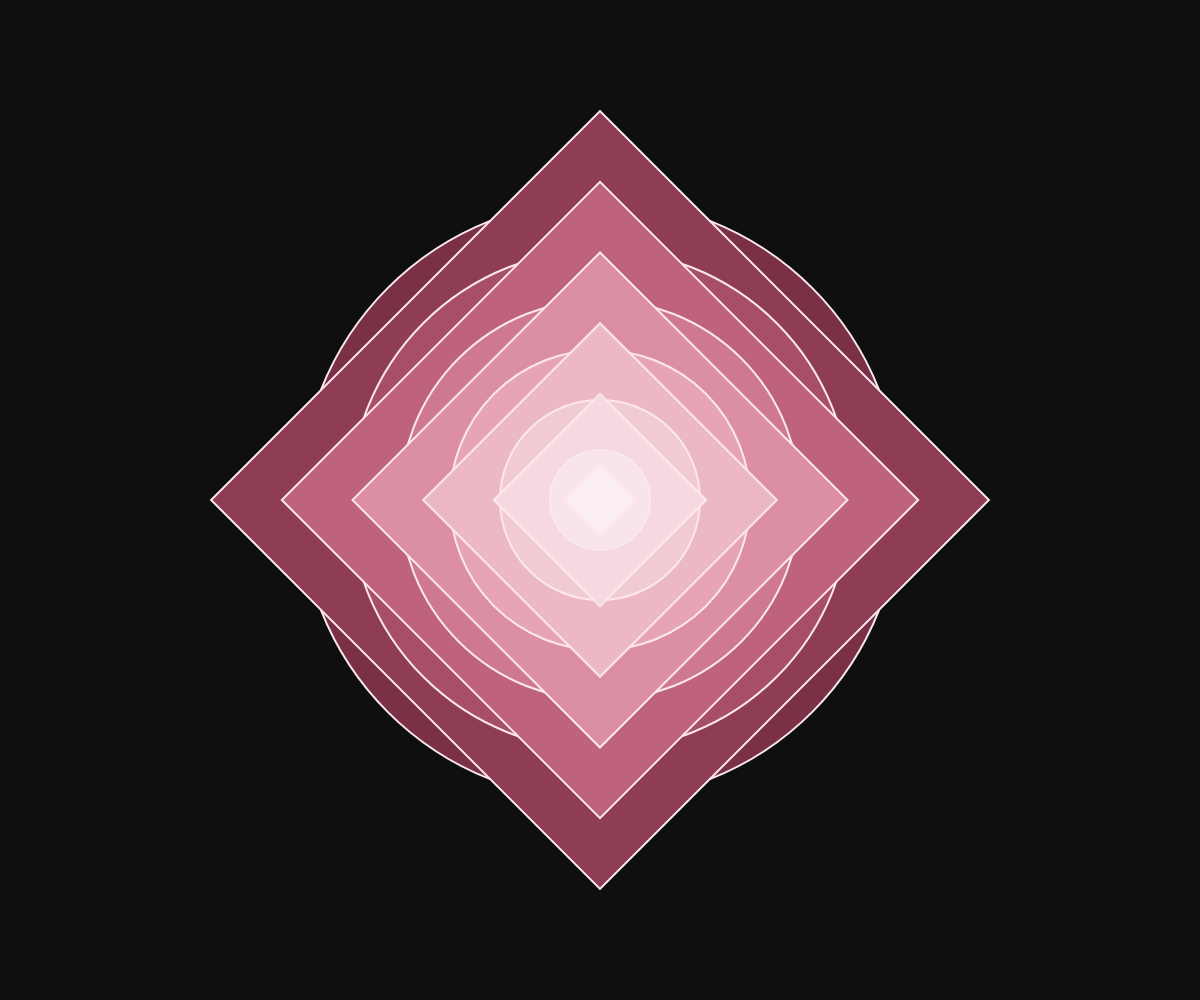
Frame 1 (no input)
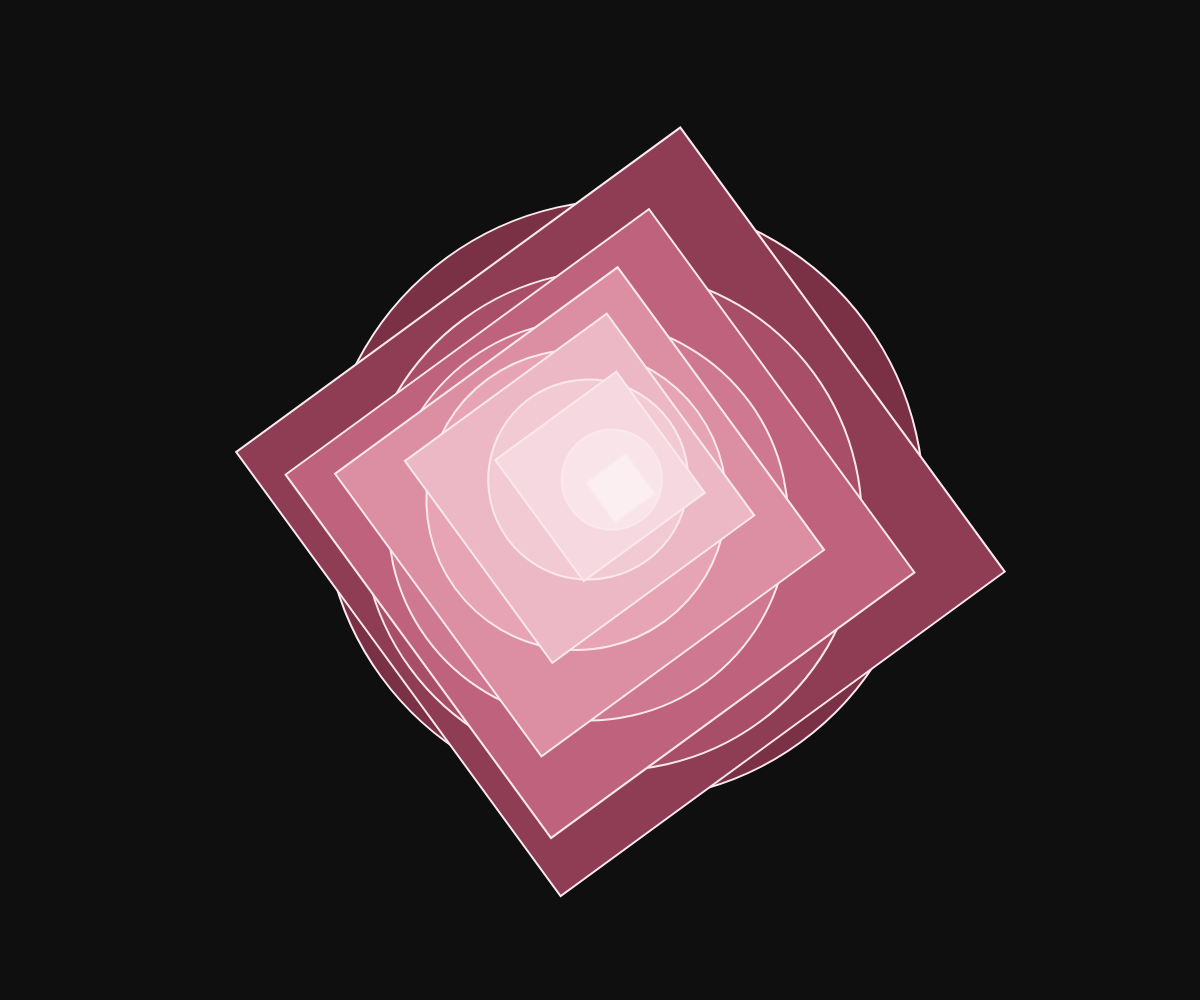
Frame 60 (no input)
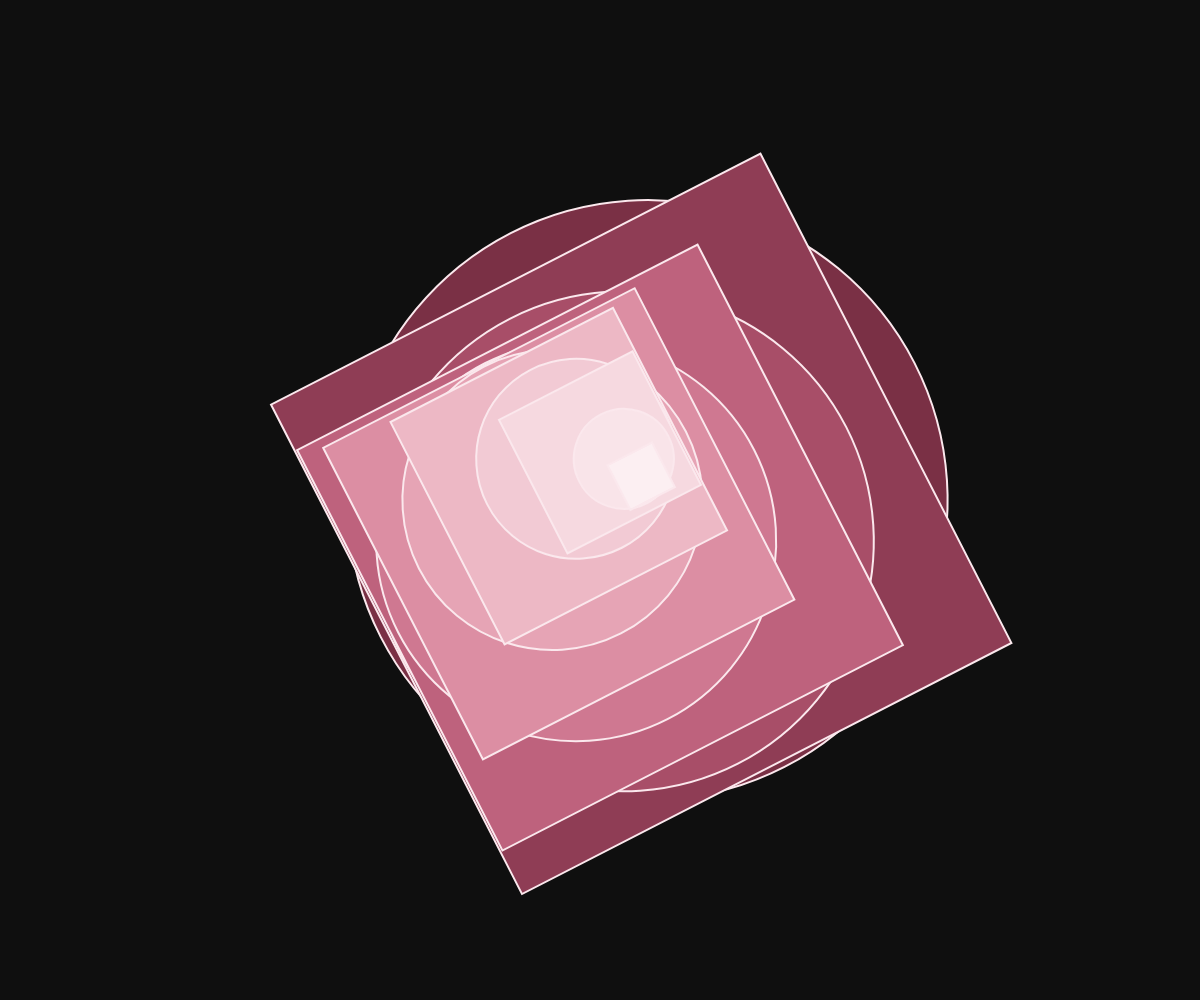
Frame 120 (the mouse pressed at the canvas centre since frame 60)

The p5.js sketch that drew these frames (run headless with seeded random() and noise() and a simulated clock; from frame 60 on, the mouse is pressed at the canvas centre):

// p5.js sketch
// ── sketch.js
let x, y, d;
let numShapes;
let spacing;

let angle = 0;
let spread = 0;
let opening = true;

let colorPalette = [
  '#7A3045',
  '#8F3D55',
  '#A84E68',
  '#BE627D',
  '#CF7891',
  '#DC8EA3',
  '#E6A4B5',
  '#EDB8C5',
  '#F2CAD4',
  '#F6D9E0',
  '#F9E4E9',
  '#FCEFF2'
];

function setup() {
  createCanvas(windowWidth, windowHeight);

  x = width / 2;
  y = height / 2;

  d = width / 2;

  numShapes = 12;

  spacing = d / numShapes;

  rectMode(CENTER);

  angleMode(DEGREES);
}


function draw() {
  background(15);

  d = width / 2;

  stroke('#FBE8ED');
  strokeWeight(2);


  for (let i = 0; i < numShapes; i++) {

    fill(colorPalette[i]);

    push();

    translate(x, y);

    // each layer moves in a different direction
    rotate(i * 30);

    translate(spread, 0);

    // slowly rotate each shape
    rotate(i * 15 + angle);


    if (i % 2 == 0) {

      circle(0, 0, d);

    }

    else {

      square(0, 0, d);

    }


    pop();

    d = d - spacing;
  }


  angle = angle + 0.15;


  // slowly open and close
  if (opening == true) {

    spread = spread + 0.4;

    if (spread > width / 8) {
      opening = false;
    }

  }

  else {

    spread = spread - 0.4;

    if (spread < 0) {
      opening = true;
    }

  }
}
